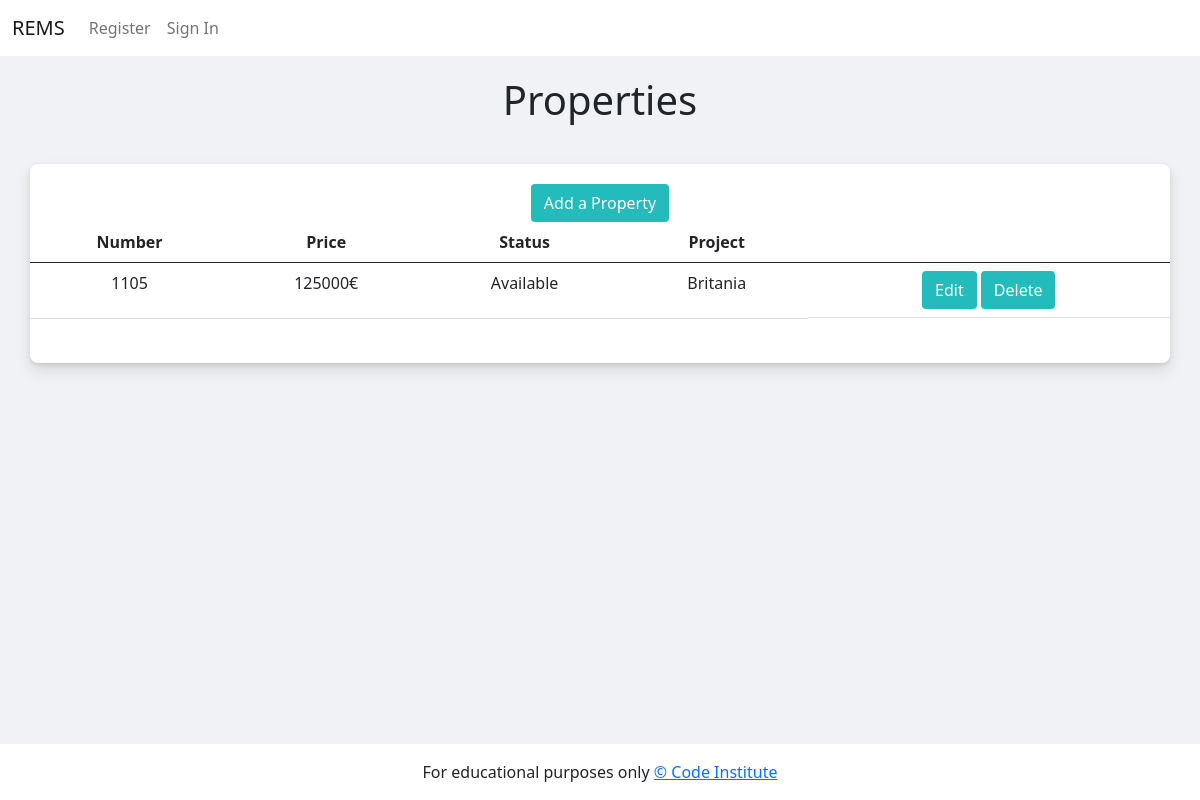
Before: /properties with the older database file.
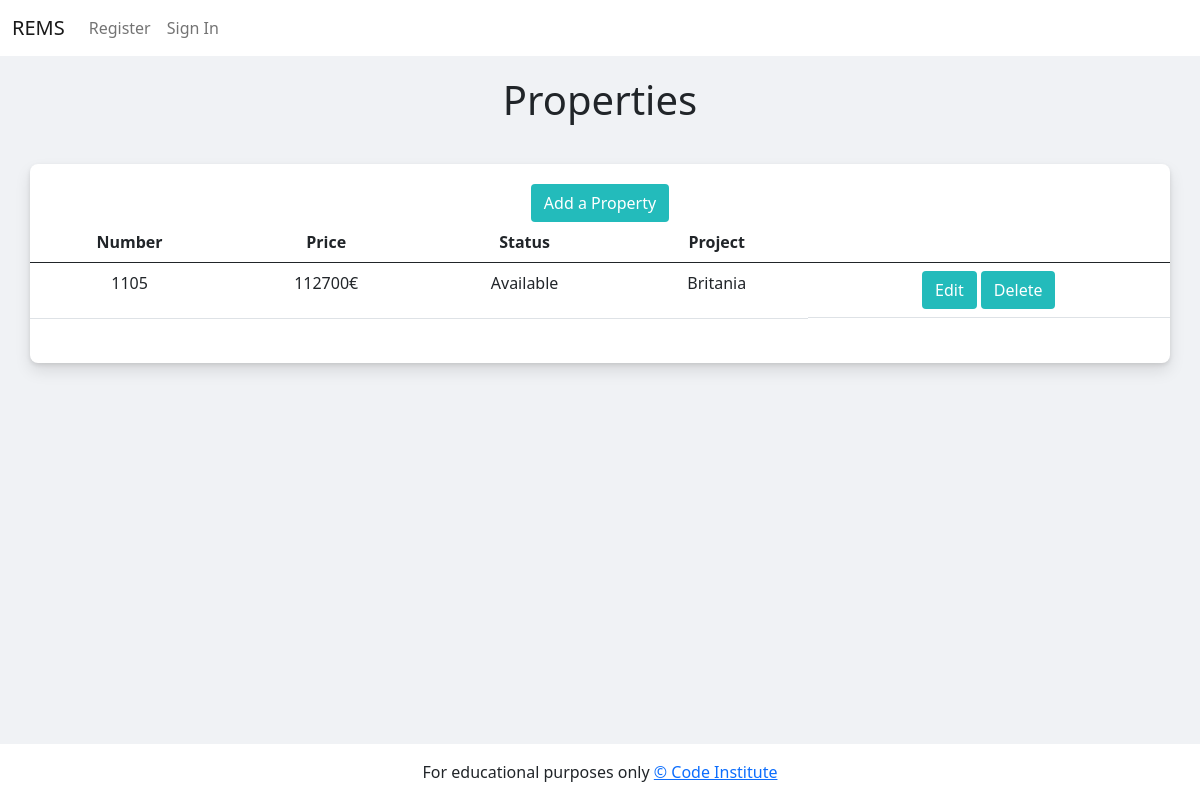
After: the same page with the newer database file.
### todo/models.py (models this page shows, shortened)
class Property(models.Model):
    property_status = models.TextChoices("property\
    _status", "Available Quoted Reserved Rejected Sold")
    property_number = models.CharField(max_length=50, null=False, blank=False)
    status = models.CharField(
        blank=True, choices=property_status.choices, max_length=10)
    price = models.IntegerField(null=False, blank=False)
    project = models.ForeignKey(Project, on_delete=models.CASCADE)

class Project(models.Model):
    project_name = models.CharField(max_length=50, null=False, blank=False)
    address = models.CharField(max_length=50, null=False, blank=False)
    def __str__(self):
        return self.project_name

### todo/views.py (the view)
# urls.py: path('properties', views.get_properties, name='properties'),
def get_properties(request):
    properties = Property.objects.all()
    context = {
        'properties': properties
    }
    return render(request, 'properties.html', context)

### templates/properties.html
{% extends "base.html" %}
{% block content %}
<main class="container first-bg">
    <h1 class="h-center">Properties</h1>
    <div class="container-fluid second-bg">
        <a class="waves-effect waves-light btn btn-signup" href="/add">Add a Property</a>
        <div class="table-responsive">
            <table class="table">
                <thead>
                    <tr>
                        <th scope="col">Number</th>
                        <th scope="col">Price</th>
                        <th scope="col">Status</th>
                        <th scope="col">Project</th>
                        <th scope="col"></th>
                    </tr>
                </thead>
                {% for property in properties %}
                    <tr>
                        <td>{{ property.property_number }}</a></td>
                        <td>{{ property.price }}€</td>
                        <td>{{ property.status }}</td>
                        <td>{{ property.project }}</td>
                        <td class="d-grid gap-2 d-md-block">
                            <a class="btn btn-signup" href="/edit/{{ property.id }}">Edit</a>
                            <a class="btn btn-signup" href="/delete/{{ property.id }}">Delete</a>
                        </td>
                    </tr>
                {% empty %}
                <tr><td>You haven't added any properties yet. Before adding any property you must first create a project</td></tr>
                {% endfor %}
            </table>
        </div>
    </div>
    <br>
</main>
{%endblock%}

Changed rows visible on the page:
removed Property: property_number "1105", price "125000", status "Available", project "Britania"
added Property: property_number "1105", price "112700", status "Available", project "Britania"
